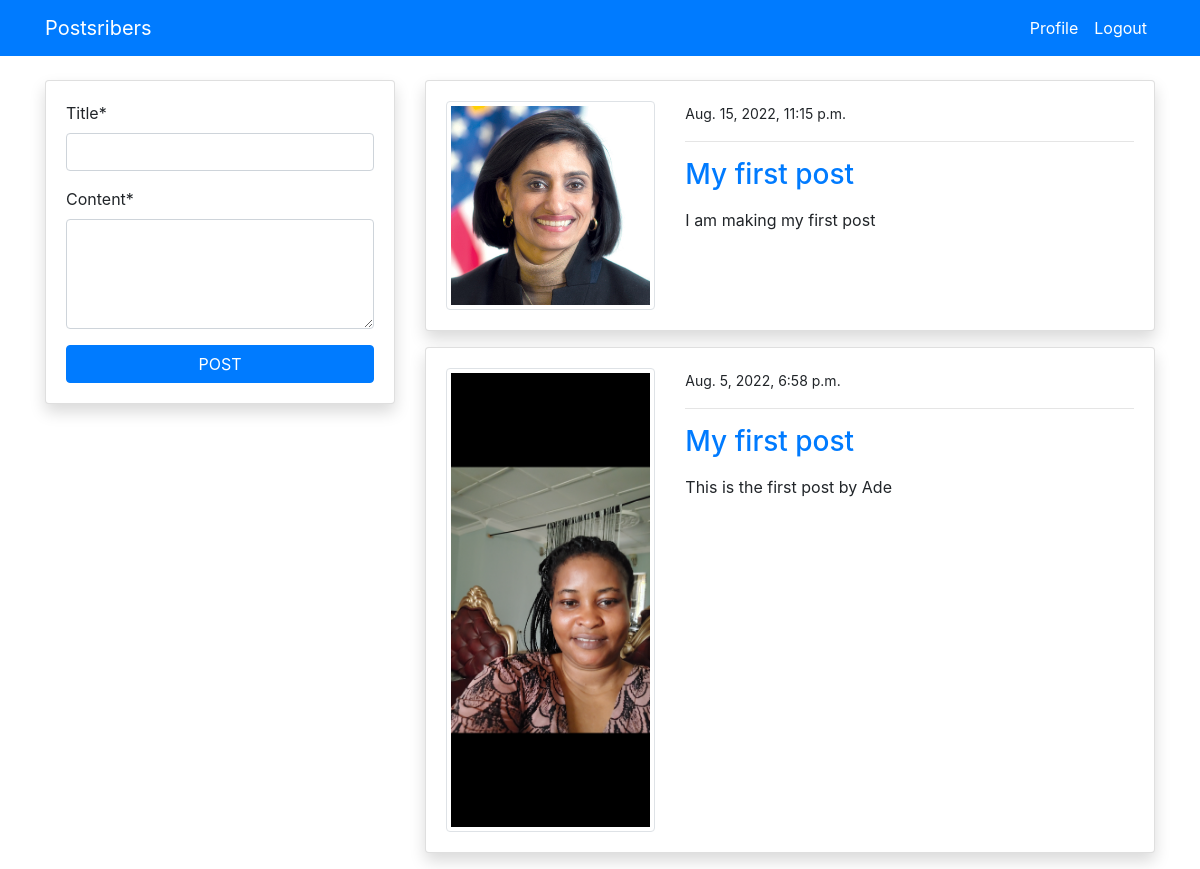
Page /blog/ (signed in) on the committed database.
### blog/models.py (models this page shows, shortened)
class PostModel(models.Model):
    title = models.CharField(max_length=100)
    content = models.TextField()
    author = models.ForeignKey(User, on_delete=models.CASCADE)
    date_created = models.DateTimeField(auto_now_add=True)
    class Meta:
        ordering = ("-date_created",)

### users/models.py (models this page shows, shortened)
class ProfileModel(models.Model):
    user = models.OneToOneField(User, on_delete=models.CASCADE)
    image = models.ImageField(default='default.jpg', upload_to='profile', validators=[FileExtensionValidator(['png', 'jpg'])])

### blog/views.py (the view)
# urls.py: path('blog/', views.index, name='blog-index'),
@login_required
def index(request):
    posts = PostModel.objects.all()
    if request.method == "POST":
        form = PostModelForm(request.POST)
        if form.is_valid():
            instance= form.save(commit=False)
            instance.author = request.user
            instance.save()
            return redirect('blog-index')
    else:
        form = PostModelForm()
    context = {
        'posts': posts,
        'form': form
    }
    return  render(request, 'blog/index.html', context)

### blog/forms.py
class PostModelForm(forms.ModelForm):
    content = forms.CharField(widget=forms.Textarea(attrs={'rows': 4}))
    class Meta:
        model = PostModel
        fields = ('title', 'content')

### templates/blog/index.html (shortened to what this page needs)
{% extends 'partials/base.html' %}
{% load crispy_forms_tags %}
{% block content %}
<div class="container">
   <div class="row mt-5 pt-3">
    <div class="col-md-4 ">
        <div class="card my-3 shadow">
            <div class="card-body">
                <form method="POST">
                    {{form|crispy}}
                    <input class=" btn btn-primary btn-block" type="submit" value="POST">
                </form>
            </div>
        </div>
    </div>
    <div class="col-md-8">
        {% for post in posts %}
        <div class="card my-3 shadow">
            <div class="card-body">
                <div class="row">
                    <div class="col-md-4">
                        <img class="img-thumbnail" src="{{ post.author.profilemodel.image.url }}" alt="img">
                    </div>
                    <div class="col-md-8">
                        <small>{{ post.date_created }}</small>
                        <hr>
                        <a class="h3" href="{% url 'blog-post-detail' post.id %}">{{ post.title }}</a>
                        <p class="text-justify my-3">
                             {{ post.content }}
                        </p>
                    </div>
                </div>
            </div>
        </div>
        {% endfor %}
    </div>
   </div>
</div>
{% endblock %}

### templates/partials/base.html (shortened to what this page needs)
{% load static %}
<!doctype html>
<html lang="en">
  <head>
    <link rel="stylesheet" href="https://cdn.jsdelivr.net/npm/bootstrap@4.6.2/dist/css/bootstrap.min.css">
    <link rel="stylesheet" href="{% static '/style.css' %}">
  </head>
  <body>
    {% include 'partials/nav.html' %}
    {% block content %}
    {% endblock %}
  </body>
</html>

### templates/partials/nav.html (shortened to what this page needs)
<nav class="navbar navbar-expand-lg navbar-primary bg-primary fixed-top">
    <div class="container">
      {% if request.user.is_authenticated %}
        <a class="navbar-brand text-white"  href="{% url 'blog-index' %}">Postsribers</a>
    <div class="collapse navbar-collapse" id="navbarSupportedContent">
      <ul class="navbar-nav ml-auto">
        <li class="nav-item active">
            <a class="nav-link text-white" href="{% url 'users-profile' %}">Profile<span class="sr-only">(current)</span></a>
        </li>
        <li class="nav-item">
            <a class="nav-link text-white" href="{% url 'users-logout' %}">Logout</a>
        </li>
      </ul>
    </div>
    {% endif %}
    </div>
  </nav>

### rows in the picture
PostModel: author.profilemodel.image (picture), date_created "Aug. 15, 2022, 11:15 p.m.", title "My first post", content "I am making my first post"
PostModel: author.profilemodel.image (picture), date_created "Aug. 5, 2022, 6:58 p.m.", title "My first post", content "This is the first post by Ade"
